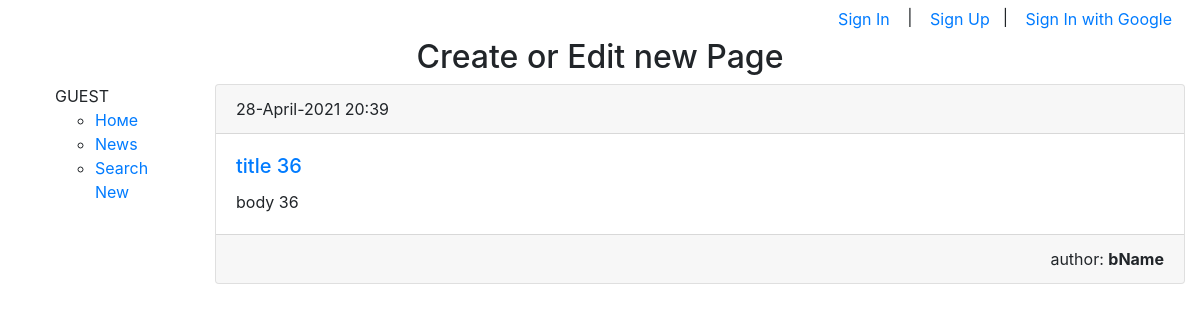
Screenshot of /news/36 with the database file from the repository.
### news/models.py (models this page shows, shortened)
class Post(models.Model):
    author_id = models.ForeignKey(Author, on_delete = models.CASCADE)
    news = 'N'
    article = 'A'
    types = (
        (news, 'новость'),
        (article, 'статья')
    )
    post_type = models.CharField(max_length = 1, choices = types, default = news)
    created = models.DateTimeField(auto_now_add = True, editable = False)
    category_id = models.ManyToManyField(Category, through = 'PostCategory')
    title  = models.CharField(max_length = 150)
    text = models.TextField()
    rating = models.FloatField(default = 0.0)

class Author(models.Model):
    user_id = models.OneToOneField(User, on_delete = models.CASCADE)
    rating = models.FloatField(default = 0.0)

### news/views.py (the view)
# urls.py: path('<int:pk>', PostDetail.as_view(), name='new_detail'),
class PostDetail(DetailView):
    model = Post
    template_name = 'new_detail.html'
    context_object_name = 'new'
    queryset = Post.objects.all()

### NewsPaper/context_processors.py (called while the page is built)
def add_variable_to_context(request):
    return {
        'is_author': request.user.groups.filter(name='authors').exists(),
        'is_user': request.user.groups.filter(name='common').exists()
    }

### news/templatetags/custom_filters.py (called while the page is built)
@register.filter(name='Censor')
def Censor(value):
    bad_words = ['bad','word']
    arr_words = value.split(' ')
    for word in arr_words:
        if word in bad_words:
            idx = arr_words.index(word)
            arr_words[idx] = '***'
    return ' '.join(arr_words)

### templates/new_detail.html
{% extends 'index.html' %}
{% load custom_filters %}
{% block pagename %}<h2>Create or Edit new Page</h2>{% endblock %}
{% block content %}
<div class="card">
    <div class="card-header">
      {{ new.created|date:'d-F-Y H:i' }}
    </div>
    <div class="card-body">
      <h5 class="card-title"><a href="{% url 'new_detail' new.id %}" title="show detail">{{ new.title|Censor }}</a></h5>
      <p class="card-text">{{ new.text|Censor }}</p>
    </div>
    <div class="card-footer text-right">
        author: <b>{{ new.author_id.user_id.username }}</b>
    </div>
  </div>
{% endblock content %}

### rows the page displays
Post: created "28-April-2021 20:39", title|Censor "title 36", text|Censor "body 36", author_id.user_id.username "bName"
